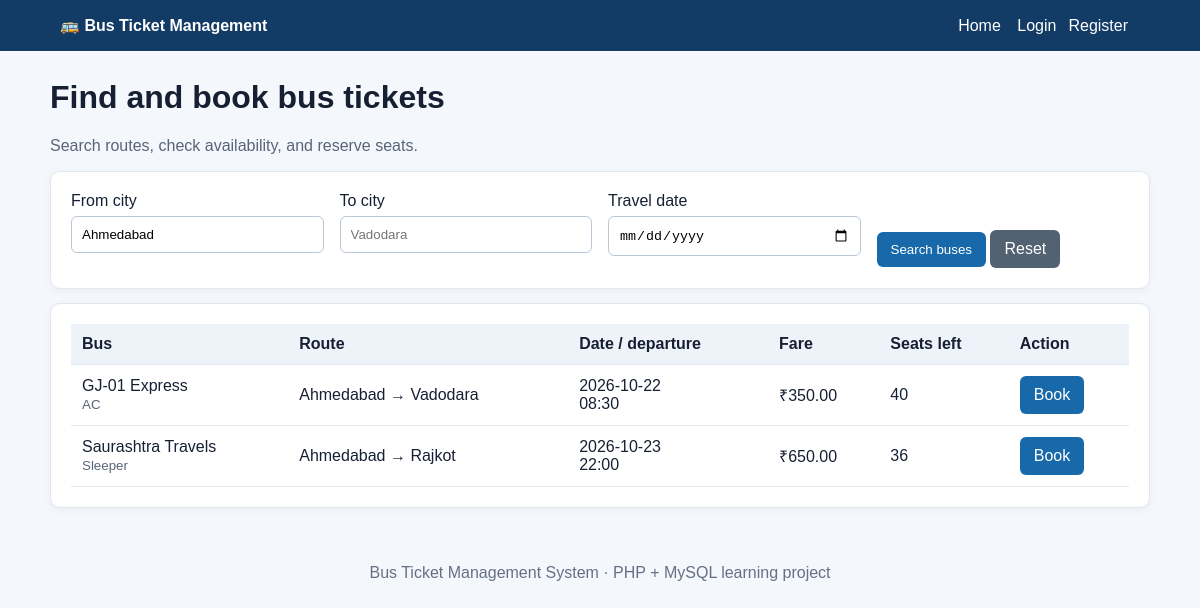
The page /index.php?from=Ahmedabad on the database its author committed.
### tables this page shows
CREATE TABLE buses (
  id BIGINT UNSIGNED AUTO_INCREMENT PRIMARY KEY,
  bus_name VARCHAR(120) NOT NULL,
  bus_type VARCHAR(40) NOT NULL DEFAULT 'AC',
  from_city VARCHAR(100) NOT NULL,
  to_city VARCHAR(100) NOT NULL,
  travel_date DATE NOT NULL,
  departure_time TIME NOT NULL,
  fare DECIMAL(10,2) NOT NULL,
  total_seats SMALLINT UNSIGNED NOT NULL,
  booked_seats SMALLINT UNSIGNED NOT NULL DEFAULT 0,
  status ENUM('active','inactive') NOT NULL DEFAULT 'active',
  created_at TIMESTAMP NOT NULL DEFAULT CURRENT_TIMESTAMP,
  INDEX idx_bus_search (from_city,to_city,travel_date,status),
  CONSTRAINT chk_fare_positive CHECK (fare > 0),
  CONSTRAINT chk_seats CHECK (total_seats > 0 AND booked_seats <= total_seats)
);

### includes/functions.php (called while the page is built, shortened)
<?php
function e(?string $value): string {
    return htmlspecialchars($value ?? '', ENT_QUOTES | ENT_SUBSTITUTE, 'UTF-8');
}

### index.php (the view, shortened to what this page needs)
<?php
require_once __DIR__ . '/config/database.php';
require_once __DIR__ . '/includes/functions.php';
$from = trim($_GET['from'] ?? '');
$to = trim($_GET['to'] ?? '');
$date = trim($_GET['date'] ?? '');
$sql = "SELECT b.*, (b.total_seats - b.booked_seats) AS available_seats
        FROM buses b WHERE b.status = 'active'";
$params = [];
if ($from !== '') { $sql .= " AND b.from_city LIKE ?"; $params[] = "%{$from}%"; }
$sql .= " ORDER BY b.travel_date, b.departure_time";
$stmt = $pdo->prepare($sql);
$stmt->execute($params);
$buses = $stmt->fetchAll();
require __DIR__ . '/includes/header.php';
?>
<h1>Find and book bus tickets</h1>
<p class="muted">Search routes, check availability, and reserve seats.</p>
<div class="card"><form method="get" class="grid">
<div><label>From city</label><input name="from" value="<?= e($from) ?>" placeholder="Ahmedabad"></div>
<div><label>To city</label><input name="to" value="<?= e($to) ?>" placeholder="Vadodara"></div>
<div><label>Travel date</label><input type="date" name="date" value="<?= e($date) ?>"></div>
<div style="align-self:end"><button type="submit">Search buses</button> <a class="btn secondary" href="index.php">Reset</a></div>
</form></div>
<?php if (!$buses): ?><div class="card">No buses found. Try another route or date.</div><?php else: ?>
<div class="card"><table><thead><tr><th>Bus</th><th>Route</th><th>Date / departure</th><th>Fare</th><th>Seats left</th><th>Action</th></tr></thead><tbody>
<?php foreach ($buses as $bus): ?><tr>
<td><?= e($bus['bus_name']) ?><br><small><?= e($bus['bus_type']) ?></small></td>
<td><?= e($bus['from_city']) ?> → <?= e($bus['to_city']) ?></td>
<td><?= e($bus['travel_date']) ?><br><?= e(substr($bus['departure_time'],0,5)) ?></td>
<td>₹<?= number_format((float)$bus['fare'], 2) ?></td><td><?= (int)$bus['available_seats'] ?></td>
<td><?php if ((int)$bus['available_seats'] > 0): ?><a class="btn" href="book.php?bus_id=<?= (int)$bus['id'] ?>">Book</a><?php else: ?>Full<?php endif; ?></td>
</tr><?php endforeach; ?></tbody></table></div>
<?php endif; ?>
<?php require __DIR__ . '/includes/footer.php'; ?>

### includes/header.php (style rules this page uses)
:root { font-family:Arial,sans-serif;color:#172033;background:#f4f7fb }
body { margin:0 }
.card { background:white;border:1px solid #e0e7ef;border-radius:10px;padding:20px;margin:14px 0;box-shadow:0 2px 8px #1020300b }
input,select { padding:10px;width:100%;box-sizing:border-box;border:1px solid #bbc7d5;border-radius:6px;margin:6px 0 12px }
button,.btn { background:#1769aa;color:white;padding:10px 14px;border:0;border-radius:6px;text-decoration:none;cursor:pointer;display:inline-block }
.btn.secondary { background:#526273 }
table { width:100%;border-collapse:collapse;background:white }
th,td { padding:11px;border-bottom:1px solid #e4eaf1;text-align:left }
th { background:#edf3f9 }
.grid { display:grid;grid-template-columns:repeat(auto-fit,minmax(220px,1fr));gap:16px }
small,.muted { color:#586579 }

### rows shown on the page
buses: bus_name "GJ-01 Express", bus_type "AC", from_city "Ahmedabad", to_city "Vadodara", travel_date "2026-10-22", departure_time "08:30", fare "350.00", available_seats "40"
buses: bus_name "Saurashtra Travels", bus_type "Sleeper", from_city "Ahmedabad", to_city "Rajkot", travel_date "2026-10-23", departure_time "22:00", fare "650.00", available_seats "36"
